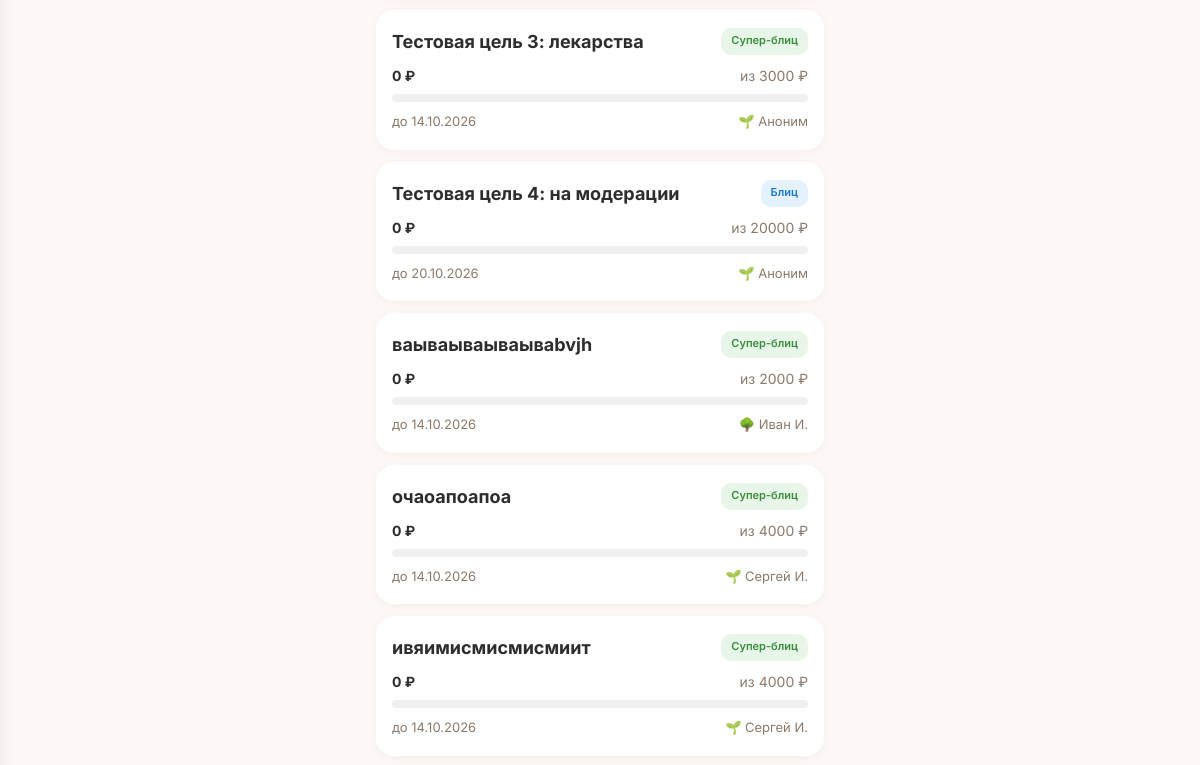
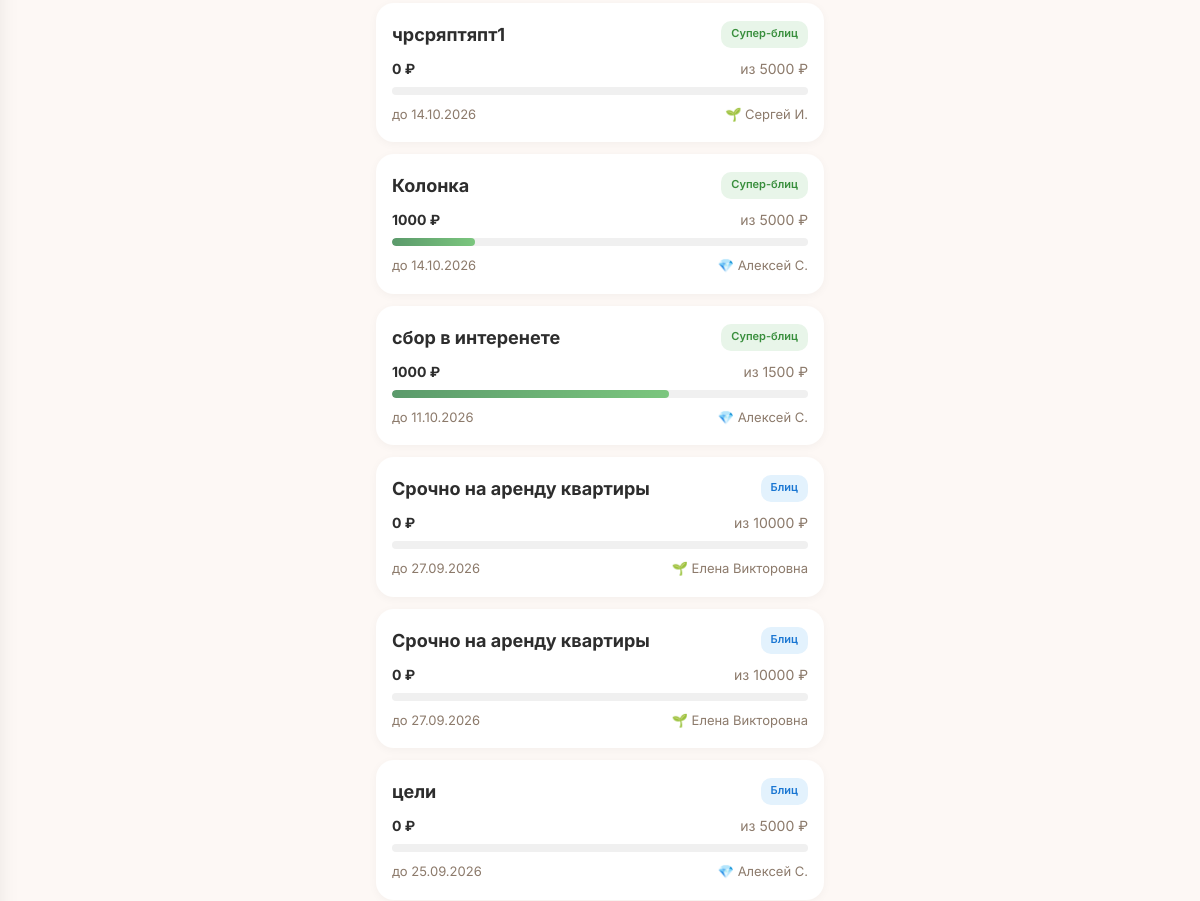
The app's page /goals (middle part), older data (2 pictures, top to bottom).
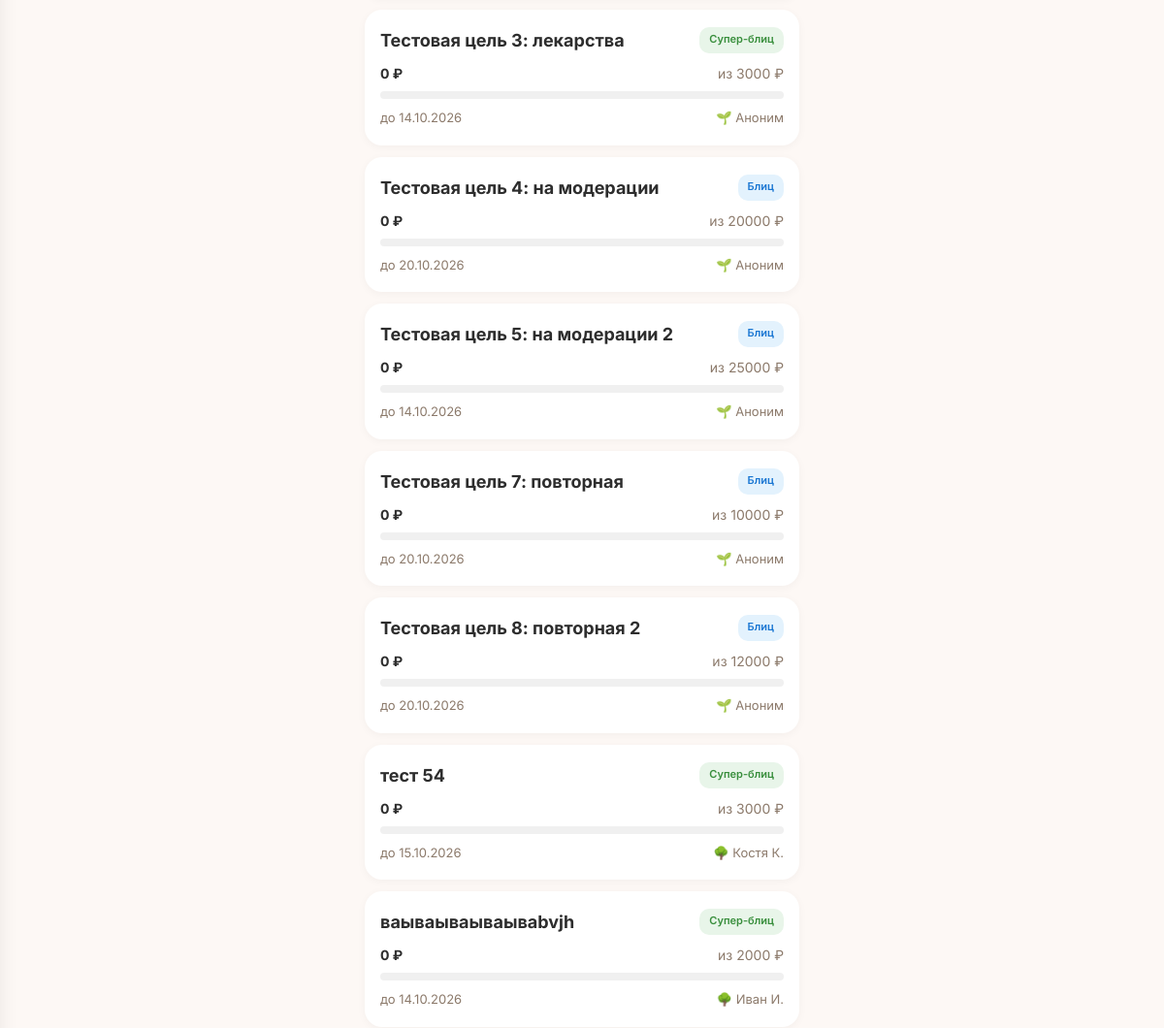
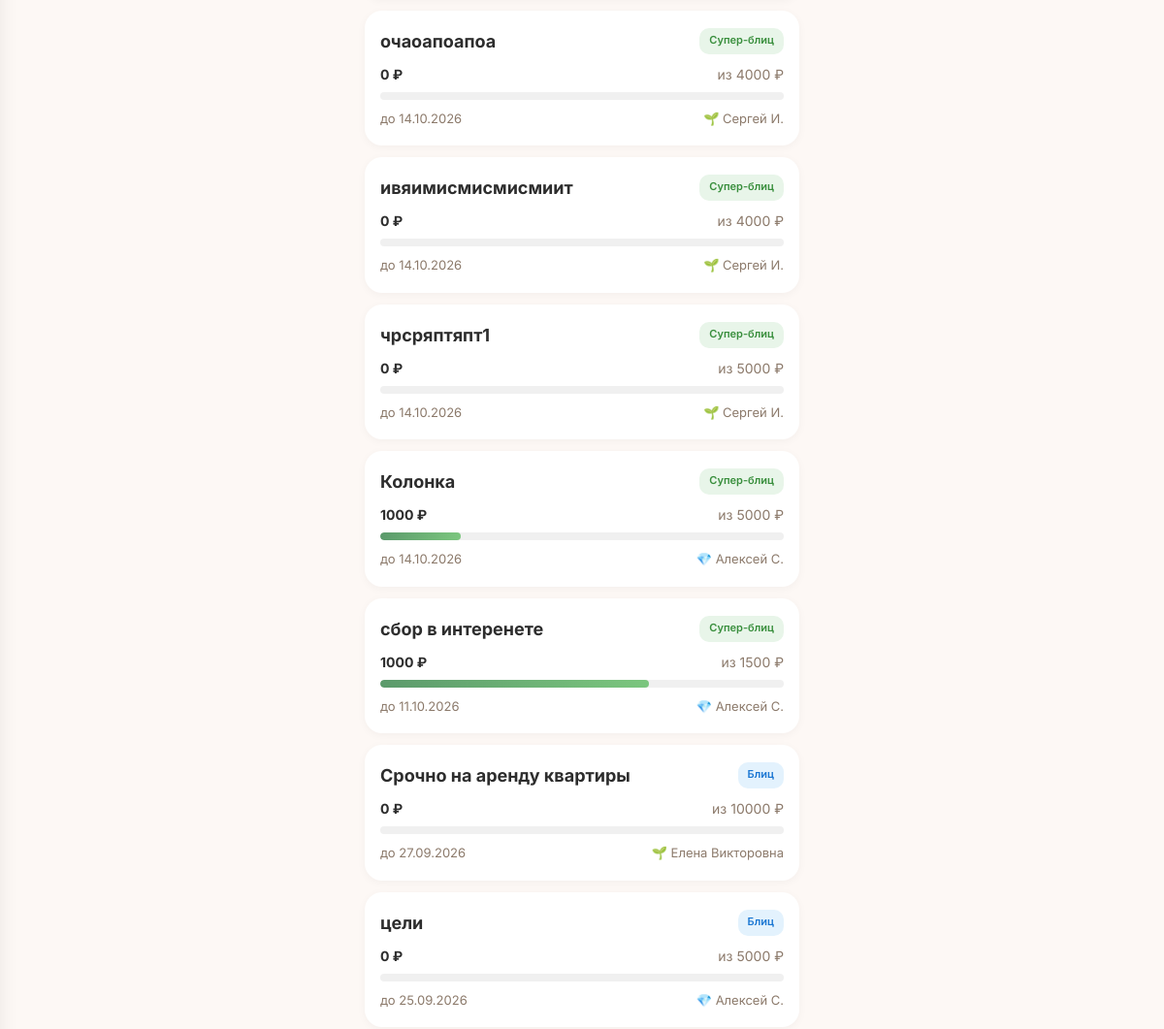
The same page, newer data (2 pictures, top to bottom).
### tables this page shows
CREATE TABLE "goals" (
        id INTEGER PRIMARY KEY AUTOINCREMENT,
        user_id INTEGER NOT NULL,
        type TEXT NOT NULL CHECK(type IN ('super_blitz','blitz','serious','urgent','group')),
        title TEXT NOT NULL,
        description TEXT NULL,
        photo_url TEXT NULL,
        amount_goal REAL NOT NULL,
        amount_collected REAL DEFAULT 0.00,
        ends_at TEXT NULL,
        status TEXT DEFAULT 'draft' CHECK(status IN ('draft','active','frozen','completed','failed','lightning_failed','hidden')),
        trial_ends_at TEXT NULL,
        subscription_active_until TEXT NULL,
        last_boosted_at TEXT NULL,
        is_lightning INTEGER DEFAULT 0,
        lightning_started_at TEXT NULL,
        moderation_status TEXT DEFAULT 'pending',
        completion_type TEXT DEFAULT 'organic',
        is_seed INTEGER DEFAULT 0,
        views_count INTEGER DEFAULT 0,
        views_24h INTEGER DEFAULT 0,
        donations_count INTEGER DEFAULT 0,
        donations_24h INTEGER DEFAULT 0,
        created_at TEXT DEFAULT (datetime('now')), photos TEXT, moderation_comment TEXT, moderated_at TEXT, moderated_by INTEGER, resubmission_count INTEGER DEFAULT 0, is_resubmission INTEGER DEFAULT 0, rejection_categories TEXT, hidden_by_ban INTEGER DEFAULT 0,
        FOREIGN KEY (user_id) REFERENCES users(id)
    );

CREATE TABLE users (
            id INTEGER PRIMARY KEY AUTOINCREMENT,
            phone TEXT UNIQUE NOT NULL,
            password_hash TEXT NOT NULL,
            email TEXT NULL,
            name TEXT NULL,
            avatar_url TEXT NULL,
            max_id TEXT NULL,
            vk_id TEXT NULL,
            fcm_token TEXT NULL,
            onboarding_passed INTEGER DEFAULT 0,
            rating REAL DEFAULT 0.0,
            rating_level TEXT DEFAULT 'novice',
            confirmations_total INTEGER DEFAULT 0,
            confirmations_approved INTEGER DEFAULT 0,
            confirmations_ignored INTEGER DEFAULT 0,
            donation_streak INTEGER DEFAULT 0,
            goals_helped_close INTEGER DEFAULT 0,
            total_helped_amount REAL DEFAULT 0.00,
            priority_days INTEGER DEFAULT 0,
            circles_of_care INTEGER DEFAULT 0,
            interest_weights TEXT DEFAULT NULL,
            eternal_donation_config TEXT DEFAULT NULL,
            yellow_card_until TEXT NULL,
            is_banned INTEGER DEFAULT 0,
            created_at TEXT DEFAULT (datetime('now'))
        , xp INTEGER DEFAULT 0, xp_level TEXT DEFAULT 'novice', streak_days INTEGER DEFAULT 0, last_action_date TEXT, ip_registered TEXT, author_badge TEXT, trust_score INTEGER DEFAULT 50, trust_level TEXT DEFAULT 'guest', is_admin INTEGER DEFAULT 0, profile_completed INTEGER DEFAULT 0, identity_verified INTEGER DEFAULT 0, city TEXT, region_code TEXT, region_name TEXT, birth_date TEXT, onboarding_step INTEGER DEFAULT 0, identity_verified_at TEXT, identity_doc_path TEXT, identity_selfie_path TEXT);

### main.py (the view)
@app.route('/goals')
def goals_list():
    db = get_db()
    months = ['января','февраля','марта','апреля','мая','июня','июля','августа','сентября','октября','ноября','декабря']
    goals = []
    for g in db.execute(
        "SELECT g.*, u.name as author_name, u.xp_level as author_level FROM goals g JOIN users u ON g.user_id = u.id WHERE g.status = 'active' ORDER BY g.created_at DESC LIMIT 50"
    ).fetchall():
        g = dict(g)
        try:
            parts = g['ends_at'][:10].split('-')
            d = int(parts[2])
            m = months[int(parts[1])-1]
            y = parts[0]
            g['ends_at_formatted'] = f'{d} {m} {y}'
        except:
            g['ends_at_formatted'] = g['ends_at'][:10]
        goals.append(g)
    user = get_current_user()
    return render_template('goals.html', goals=goals, user=user)

### main.py (called while the page is built, shortened)
def get_current_user():
    return None

def format_date_ru(date_str, with_time=True):
    if not date_str:
        return '—'
    try:
        s = str(date_str)
        if ' ' in s:
            date_part, time_part = s.split(' ', 1)
            y, m, d = date_part.split('-')
            time_part = time_part[:5]  # HH:MM
            if with_time:
                return f'{d}.{m}.{y} {time_part}'
            return f'{d}.{m}.{y}'
        else:
            parts = s[:10].split('-')
            if len(parts) == 3:
                y, m, d = parts
                return f'{d}.{m}.{y}'
    except Exception:
        pass
    return str(date_str)[:16]

### models.py (called while the page is built)
def _create_connection():
    conn = sqlite3.connect(DATABASE, timeout=30)
    conn.row_factory = sqlite3.Row
    conn.execute("PRAGMA journal_mode=WAL")
    conn.execute("PRAGMA synchronous=NORMAL")
    conn.execute("PRAGMA busy_timeout=30000")
    conn.execute("PRAGMA foreign_keys = ON")
    return conn

def get_db():
    try:
        from flask import g
        if not hasattr(g, '_database'):
            g._database = _create_connection()
        return g._database
    except (ImportError, RuntimeError):
        return _create_connection()

### templates/goals.html (shortened to what this page needs)
<!DOCTYPE html>
<html lang="ru">
<head>
    <link rel="stylesheet" href="/static/style.css?v=7">
</head>
<body>
    <div class="container">
        <div class="goals-list">
            {% if goals %}
                {% for goal in goals %}
                <a class="goal-card" href="/goal/{{ goal.id }}">
                    <div class="top">
                        <div class="title">{{ goal.title }}</div>
                        <span class="type-badge badge-{{ 'green' if goal.type == 'super_blitz' else 'blue' if goal.type == 'blitz' else 'purple' if goal.type == 'serious' else 'orange' if goal.type == 'urgent' else 'teal' }}">
                            {{ 'Супер-блиц' if goal.type == 'super_blitz' else 'Блиц' if goal.type == 'blitz' else 'Жизненный' if goal.type == 'serious' else 'Срочный' if goal.type == 'urgent' else 'Общий' if goal.type == 'group' else goal.type }}
                        </span>
                    </div>
                    <div class="amount-row">
                        <span class="collected">{{ "%.0f"|format(goal.amount_collected) }} ₽</span>
                        <span>из {{ "%.0f"|format(goal.amount_goal) }} ₽</span>
                    </div>
                    <div class="progress-bar">
                        <div class="progress-fill" style="width: {{ (goal.amount_collected / goal.amount_goal * 100) if goal.amount_goal > 0 else 0 }}%"></div>
                    </div>
                    <div class="meta">
                        <span>до {{ goal.ends_at[:10] | date_ru if goal.ends_at else '—' }}</span>
                        <span>
                {% if goal.author_level == 'novice' %}🌱
                {% elif goal.author_level == 'member' %}🌿
                {% elif goal.author_level == 'reliable' %}🌳
                {% elif goal.author_level == 'pillar' %}💎
                {% elif goal.author_level == 'hero' %}⭐
                {% elif goal.author_level == 'legend' %}👑
                {% else %}👤{% endif %}
                {{ goal.author_name or 'Аноним' }}
            </span>
                    </div>
                </a>
                {% endfor %}
            {% else %}
                <div class="empty-state"><h2>Пока нет целей</h2><p>Станьте первым — создайте сбор</p></div>
            {% endif %}
        </div>
    </div>
</body>
</html>

Row changes from the older to the newer data that the page shows:
no longer on this page (row edited): goals: title "Срочно на аренду квартиры", type "Блиц", amount_collected "0", amount_goal "10000", ends_at "27.09.2026", name "Елена Викторовна"
now on this page (row edited): goals: title "Тестовая цель 5: на модерации 2", type "Блиц", amount_collected "0", amount_goal "25000", ends_at "14.10.2026", author_name "Аноним"
now on this page (row edited): goals: title "Тестовая цель 7: повторная", type "Блиц", amount_collected "0", amount_goal "10000", ends_at "20.10.2026", author_name "Аноним"
now on this page (row edited): goals: title "Тестовая цель 8: повторная 2", type "Блиц", amount_collected "0", amount_goal "12000", ends_at "20.10.2026", author_name "Аноним"
now on this page (row edited): goals: title "тест 54", type "Супер-блиц", amount_collected "0", amount_goal "3000", ends_at "15.10.2026", name "Костя К."
